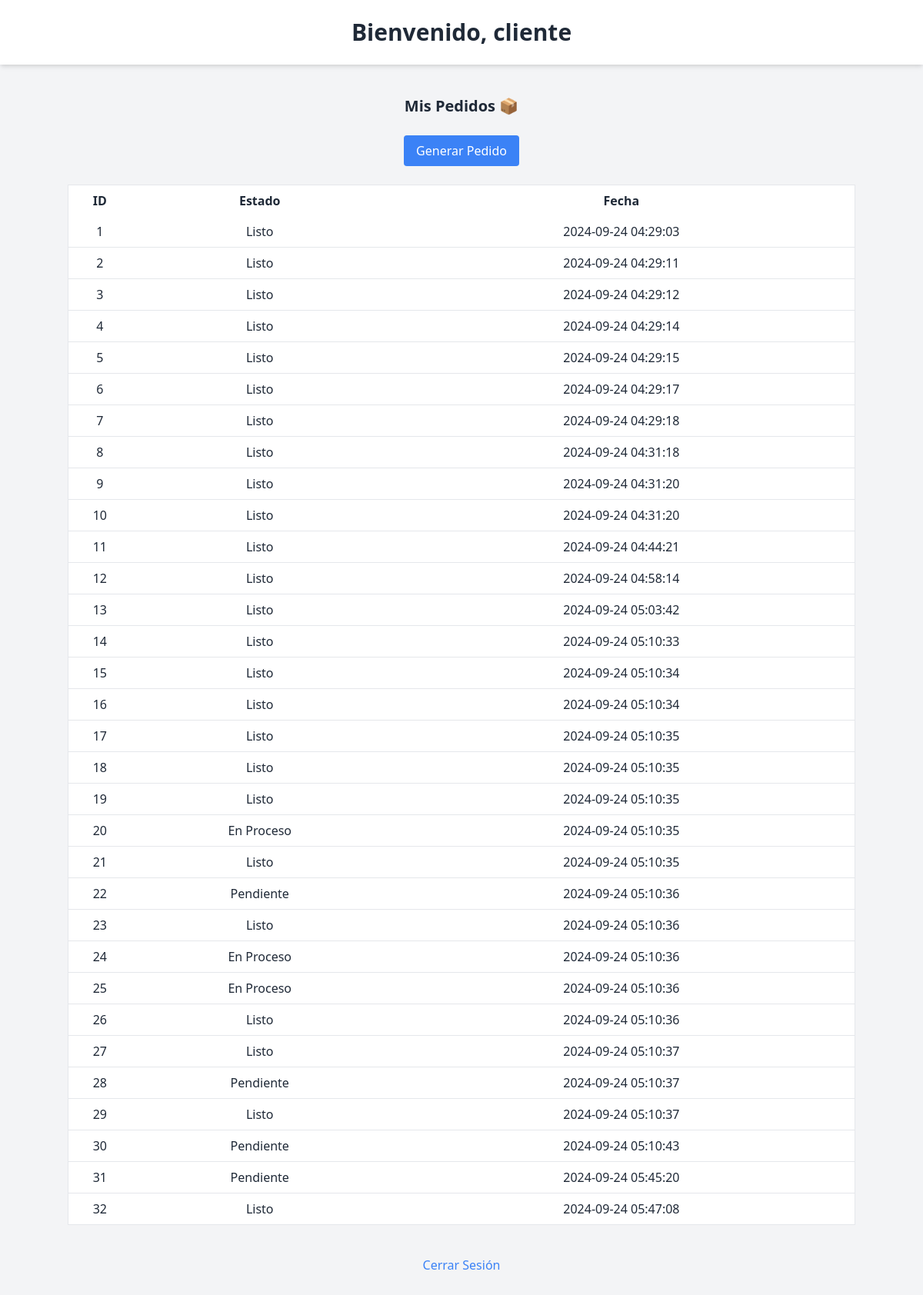
/index.php (signed in), run on the app's committed database.
### tables this page shows
CREATE TABLE `pedidos` (
  `id` int(11) NOT NULL,
  `cliente_username` varchar(255) NOT NULL,
  `estado` varchar(50) NOT NULL DEFAULT 'Pendiente',
  `fecha` timestamp NOT NULL DEFAULT current_timestamp()
);

### index.php (the view, shortened to what this page needs)
<?php
include 'db.php';
$username = $_SESSION['username'];
$role = $_SESSION['role'];
$sql = $role === 'admin' ? "SELECT * FROM pedidos" : "SELECT * FROM pedidos WHERE cliente_username = '$username'";
$result = $conn->query($sql);
?>
<!DOCTYPE html>
<html lang="es">
<head>
    <link href="https://cdn.jsdelivr.net/npm/tailwindcss@2.2.19/dist/tailwind.min.css" rel="stylesheet">
</head>
<body class="bg-gray-100 text-gray-800">
    <header class="bg-white p-6 shadow-md text-center">
        <h1 class="text-3xl font-bold">Bienvenido, <?= htmlspecialchars($username) ?></h1>
    </header>
    <main class="container mx-auto py-10 text-center">
        <h2 class="text-xl font-semibold mb-6"><?= $role === 'cliente' ? 'Mis Pedidos 📦' : 'Gestión de Pedidos 📦' ?></h2>
        <?php if ($role === 'cliente'): ?>
            <form action="generar_pedido.php" method="POST" class="mb-6">
                <button type="submit" class="bg-blue-500 text-white px-4 py-2 rounded">Generar Pedido</button>
            </form>
        <?php endif; ?>
        <table class="min-w-full bg-white border border-gray-200">
            <thead>
                <tr>
                    <th class="py-2">ID</th>
                    <th class="py-2">Estado</th>
                    <th class="py-2">Fecha</th>
                </tr>
            </thead>
            <tbody>
                <?php while ($pedido = $result->fetch_assoc()): ?>
                    <tr>
                        <td class="py-2 border-b"><?= $pedido['id'] ?></td>
                        <td class="py-2 border-b"><?= $pedido['estado'] ?></td>
                        <td class="py-2 border-b"><?= $pedido['fecha'] ?></td>
                    </tr>
                <?php endwhile; ?>
            </tbody>
        </table>
        <div class="mt-10">
            <a href="logout.php" class="text-blue-500">Cerrar Sesión</a>
        </div>
    </main>
</body>
</html>

### data on the page
pedidos: id "1", estado "Listo", fecha "2024-09-24 04:29:03"
pedidos: id "2", estado "Listo", fecha "2024-09-24 04:29:11"
pedidos: id "3", estado "Listo", fecha "2024-09-24 04:29:12"
pedidos: id "4", estado "Listo", fecha "2024-09-24 04:29:14"
pedidos: id "5", estado "Listo", fecha "2024-09-24 04:29:15"
pedidos: id "6", estado "Listo", fecha "2024-09-24 04:29:17"
pedidos: id "7", estado "Listo", fecha "2024-09-24 04:29:18"
pedidos: id "8", estado "Listo", fecha "2024-09-24 04:31:18"
pedidos: id "9", estado "Listo", fecha "2024-09-24 04:31:20"
pedidos: id "10", estado "Listo", fecha "2024-09-24 04:31:20"
pedidos: id "11", estado "Listo", fecha "2024-09-24 04:44:21"
pedidos: id "12", estado "Listo", fecha "2024-09-24 04:58:14"
pedidos: id "13", estado "Listo", fecha "2024-09-24 05:03:42"
pedidos: id "14", estado "Listo", fecha "2024-09-24 05:10:33"
pedidos: id "15", estado "Listo", fecha "2024-09-24 05:10:34"
pedidos: id "16", estado "Listo", fecha "2024-09-24 05:10:34"
pedidos: id "17", estado "Listo", fecha "2024-09-24 05:10:35"
pedidos: id "18", estado "Listo", fecha "2024-09-24 05:10:35"
pedidos: id "19", estado "Listo", fecha "2024-09-24 05:10:35"
pedidos: id "20", estado "En Proceso", fecha "2024-09-24 05:10:35"
pedidos: id "21", estado "Listo", fecha "2024-09-24 05:10:35"
pedidos: id "22", estado "Pendiente", fecha "2024-09-24 05:10:36"
pedidos: id "23", estado "Listo", fecha "2024-09-24 05:10:36"
pedidos: id "24", estado "En Proceso", fecha "2024-09-24 05:10:36"
pedidos: id "25", estado "En Proceso", fecha "2024-09-24 05:10:36"
pedidos: id "26", estado "Listo", fecha "2024-09-24 05:10:36"
pedidos: id "27", estado "Listo", fecha "2024-09-24 05:10:37"
pedidos: id "28", estado "Pendiente", fecha "2024-09-24 05:10:37"
pedidos: id "29", estado "Listo", fecha "2024-09-24 05:10:37"
pedidos: id "30", estado "Pendiente", fecha "2024-09-24 05:10:43"
pedidos: id "31", estado "Pendiente", fecha "2024-09-24 05:45:20"
pedidos: id "32", estado "Listo", fecha "2024-09-24 05:47:08"

### other printed values
$username "cliente"
